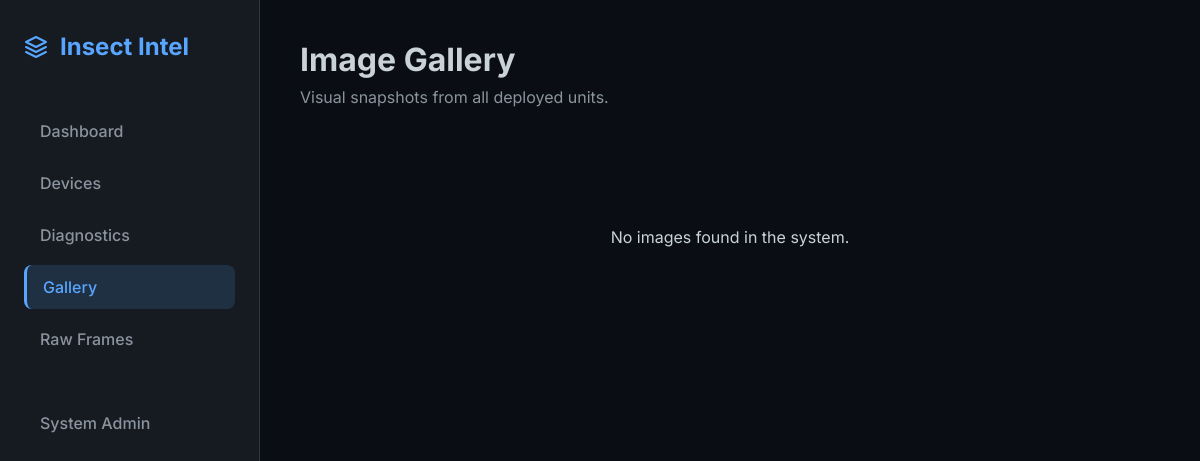
The app's page /gallery/, older data.
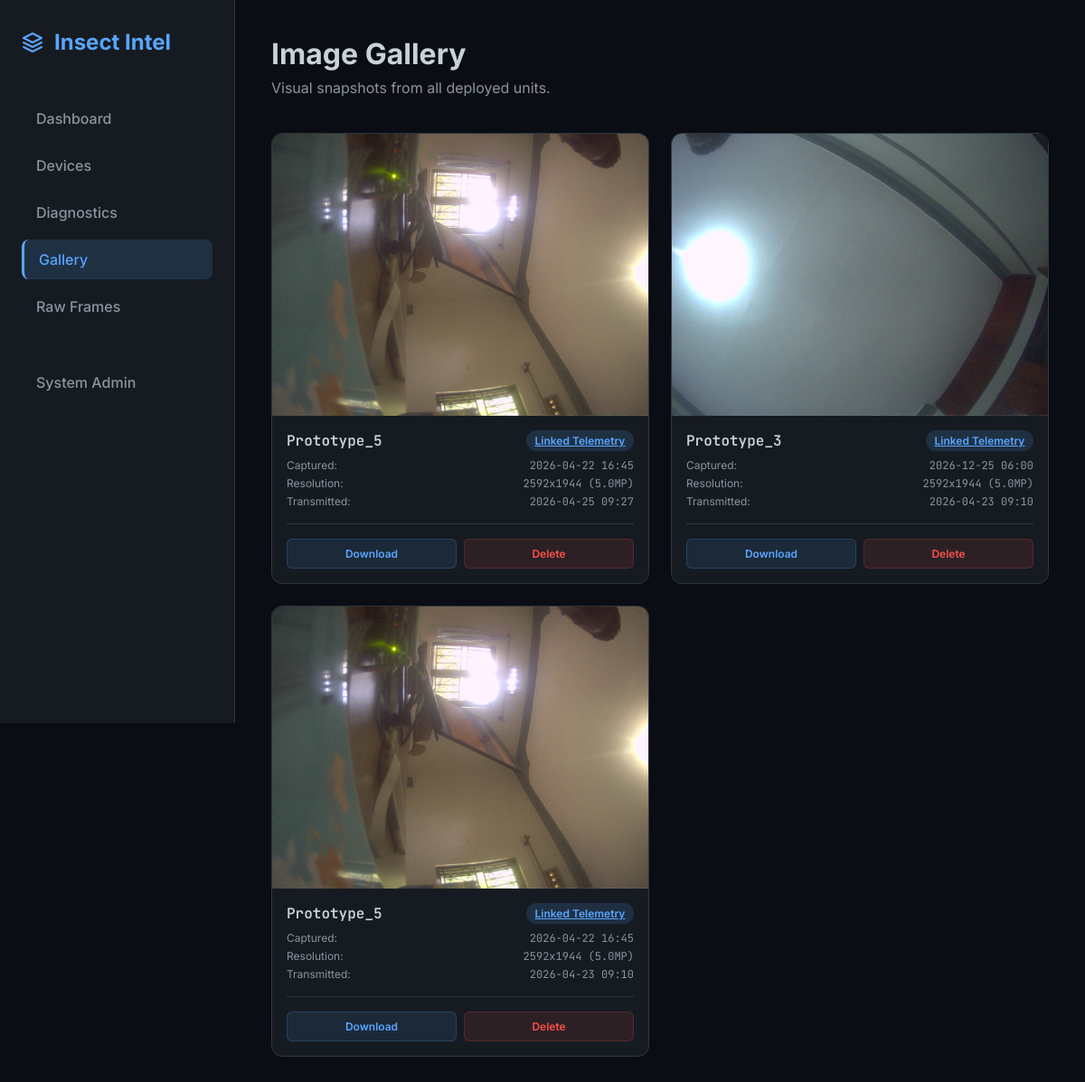
The same page, newer data.
### insect_intel_server/models.py (models this page shows, shortened)
class DeviceImage(models.Model):
    image_file = models.ImageField(upload_to='images/%Y/%m/%d/', width_field='width', height_field='height')
    width = models.PositiveIntegerField(null=True, blank=True)
    height = models.PositiveIntegerField(null=True, blank=True)
    device_id = models.CharField(max_length=50, blank=True, null=True)
    uploaded_at = models.DateTimeField(auto_now_add=True)
    device_timestamp = models.DateTimeField(null=True, blank=True)
    linked_diagnostic = models.ForeignKey(DeviceDiagnostic, on_delete=models.SET_NULL, null=True, blank=True, related_name='images')
    @property
    def megapixels(self):
        if self.width and self.height:
            return round((self.width * self.height) / 1_000_000, 1)
        return None

### insect_intel_server/views.py (the view)
def image_gallery_view(request):
    images = DeviceImage.objects.all().order_by('-uploaded_at')
    paginator = Paginator(images, 24)
    page_number = request.GET.get('page')
    page_obj = paginator.get_page(page_number)
    return render(request, 'image_gallery.html', {'page_obj': page_obj})

### insect_intel_server/templates/image_gallery.html (shortened to what this page needs)
{% extends 'base.html' %}
{% block content %}
<div class="page-header animate-in">
    <h1 class="page-title">Image Gallery</h1>
    <p class="page-subtitle">Visual snapshots from all deployed units.</p>
</div>
<div class="gallery-grid animate-in" style="animation-delay: 0.1s;">
    {% for img in page_obj %}
    <div class="image-card">
        <div class="image-preview">
            <img src="{{ img.image_file.url }}" alt="Device Capture" class="zoomable"
                onclick="openViewer('{{ img.image_file.url }}', '{{ img.device_id }}', 'Captured: {{ img.device_timestamp|date:'Y-m-d H:i:s' }} | Received: {{ img.uploaded_at|date:'Y-m-d H:i:s' }}')">
        </div>
        <div class="image-info">
            <div style="display: flex; justify-content: space-between; align-items: center;">
                <span class="mono" style="font-weight: 600;">{{ img.device_id }}</span>
                {% if img.linked_diagnostic %}
                <a href="{% url 'diagnostic_detail' img.linked_diagnostic.id %}" class="badge badge-primary">Linked
                    Telemetry</a>
                {% endif %}
            </div>
            <div class="image-meta">
                <div style="display: flex; justify-content: space-between;">
                    <span>Captured:</span>
                    <span class="mono">{{ img.device_timestamp|date:"Y-m-d H:i"|default:"Unknown" }}</span>
                </div>
                <div style="display: flex; justify-content: space-between;">
                    <span>Resolution:</span>
                    <span class="mono">
                        {% if img.width %}
                            {{ img.width }}x{{ img.height }} ({{ img.megapixels }}MP)
                        {% else %}
                            Processing...
                        {% endif %}
                    </span>
                </div>
                <div style="display: flex; justify-content: space-between;">
                    <span>Transmitted:</span>
                    <span class="mono">{{ img.uploaded_at|date:"Y-m-d H:i" }}</span>
                </div>
            </div>
            <div class="image-actions">
                <a href="{% url 'download_image' img.id %}" class="action-btn btn-download">
                    Download
                </a>
                <a href="{% url 'delete_image' img.id %}" class="action-btn btn-delete"
                   onclick="return confirm('Are you sure you want to delete this image? This cannot be undone.')">
                    Delete
                </a>
            </div>
        </div>
    </div>
    {% empty %}
    <div style="grid-column: 1/-1; text-align: center; padding: 5rem;" class="text-muted">
        No images found in the system.
    </div>
    {% endfor %}
</div>
{% endblock %}

### insect_intel_server/templates/base.html (shortened to what this page needs)
<!DOCTYPE html>
<html lang="en">
<head>
</head>
<body>
    <nav class="sidebar">
        <div class="sidebar-brand">
            <svg width="24" height="24" viewBox="0 0 24 24" fill="none" stroke="currentColor" stroke-width="2" stroke-linecap="round" stroke-linejoin="round"><path d="M12 2L2 7l10 5 10-5-10-5zM2 17l10 5 10-5M2 12l10 5 10-5"></path></svg>
            Insect Intel
        </div>
        <ul class="nav-links">
            <li><a href="{% url 'dashboard' %}" class="nav-link {% if request.resolver_match.url_name == 'dashboard' %}active{% endif %}">Dashboard</a></li>
            <li><a href="{% url 'device_list' %}" class="nav-link {% if request.resolver_match.url_name == 'device_list' %}active{% endif %}">Devices</a></li>
            <li><a href="{% url 'diagnostic_list' %}" class="nav-link {% if request.resolver_match.url_name == 'diagnostic_list' %}active{% endif %}">Diagnostics</a></li>
            <li><a href="{% url 'image_gallery' %}" class="nav-link {% if request.resolver_match.url_name == 'image_gallery' %}active{% endif %}">Gallery</a></li>
            <li><a href="{% url 'view_uploads' %}" class="nav-link {% if request.resolver_match.url_name == 'view_uploads' %}active{% endif %}">Raw Frames</a></li>
            <li style="margin-top: 2rem;"><a href="{% url 'admin:index' %}" class="nav-link">System Admin</a></li>
        </ul>
    </nav>
    <main class="main-content">
        {% block content %}{% endblock %}
    </main>
</body>
</html>

Row changes from the older to the newer data that the page shows:
added DeviceImage: image_file (picture), device_id "Prototype_5", shows "Linked Telemetry", device_timestamp "2026-04-22 16:45", width "2592", height "1944", megapixels "5.0", uploaded_at "2026-04-25 09:27"
added DeviceImage: image_file (picture), device_id "Prototype_3", shows "Linked Telemetry", device_timestamp "2026-12-25 06:00", width "2592", height "1944", megapixels "5.0", uploaded_at "2026-04-23 09:10"
added DeviceImage: image_file (picture), device_id "Prototype_5", shows "Linked Telemetry", device_timestamp "2026-04-22 16:45", width "2592", height "1944", megapixels "5.0", uploaded_at "2026-04-23 09:10"
Text that changed along with them:
text no longer shown: "No images found in the system."
